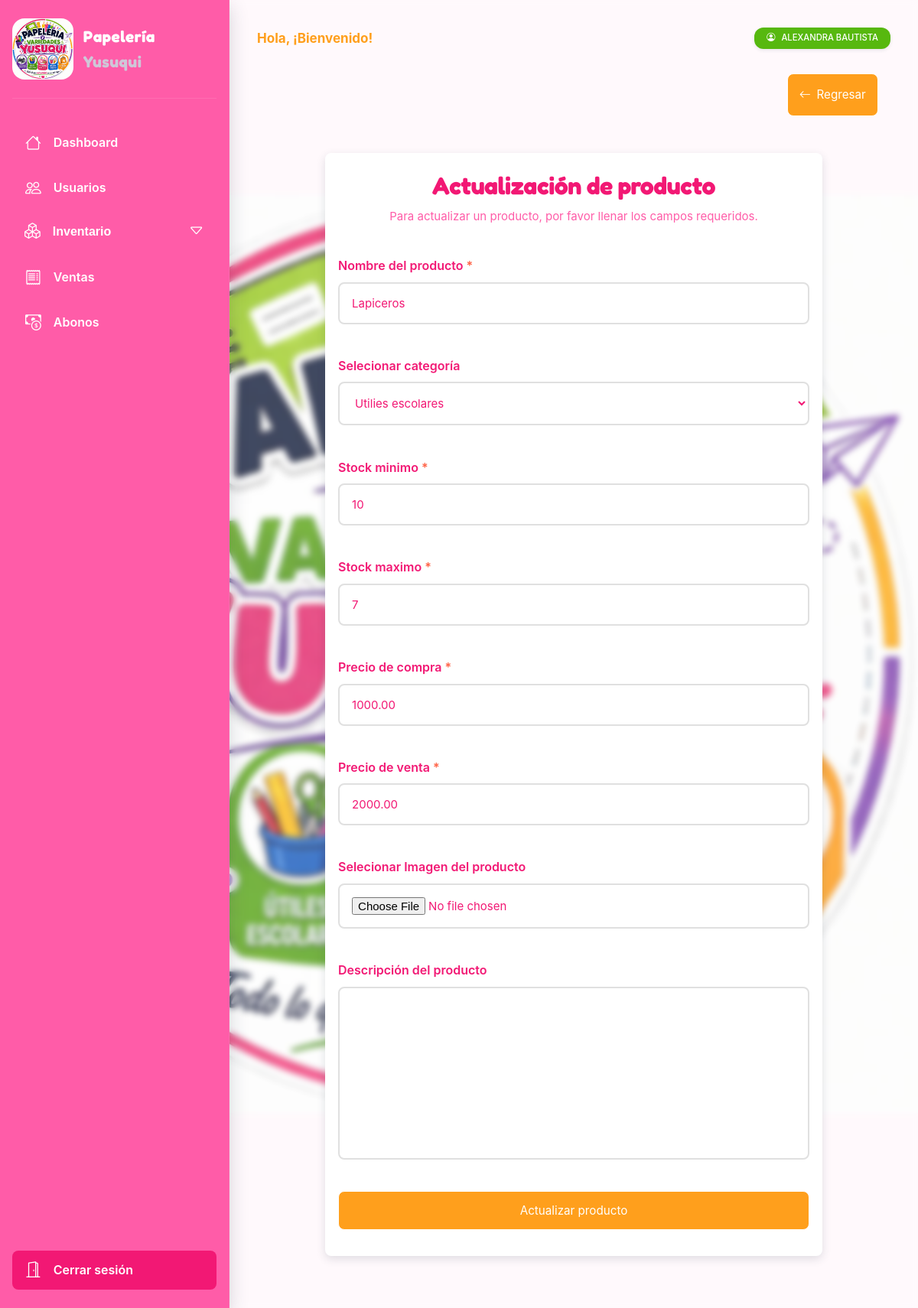
The app's page /products/update/2/ (signed in) with its own data.
### apps/accounts/models/member.py (models this page shows, shortened)
class Member(AbstractBaseUser):
    objects = BaseMemberManager()
    first_name = models.CharField(max_length=100, db_index=True)
    last_name = models.CharField(max_length=100, null=True, blank=True)
    email = models.EmailField(unique=True, db_index=True)
    phone_number = models.CharField(max_length=10, null=True, blank=True, unique=True, db_index=True)
    role = models.CharField(
        max_length=20,
        choices=RoleChoices.choices,
        default=RoleChoices.Cliente,
    )
    created_at = models.DateTimeField(auto_now_add=True)
    updated_at = models.DateTimeField(auto_now=True)
    is_staff = models.BooleanField(default=False)
    is_superuser = models.BooleanField(default=False)
    is_active = models.BooleanField(default=True)
    USERNAME_FIELD = 'email'
    REQUIRED_FIELDS = ['first_name',]
    def full_name(self):
        return f'{self.first_name} {self.last_name if self.last_name else ""}'
    class Meta:
        ordering = ('-created_at',)
        verbose_name = 'Usuario'
        verbose_name_plural = 'Usuarios'

### apps/products/models/product.py (models this page shows, shortened)
class Product(models.Model):
    category = models.ForeignKey(
        Category, on_delete=models.SET_NULL, null=True, blank=True, related_name='products'
    )
    name = models.CharField(max_length=100)
    sku = models.CharField(max_length=30, unique=True, editable=False, null=True, blank=True, db_index=True)
    description = models.TextField(blank=True, null=True)
    price = models.DecimalField(max_digits=10, decimal_places=2, default=0) # Precio compra
    price_sale = models.DecimalField(max_digits=10, decimal_places=2, default=0) # Precio venta
    stock = models.PositiveIntegerField()
    stock_min = models.PositiveIntegerField()
    image = models.ImageField(upload_to="products/", blank=True, null=True)
    is_active = models.BooleanField(default=True)
    created_at = models.DateTimeField(auto_now_add=True)
    updated_at = models.DateTimeField(auto_now=True)
    class Meta:
        ordering = ['-created_at']
        verbose_name = 'Producto'
        verbose_name_plural = 'Productos'
        constraints = [
            models.UniqueConstraint(
                fields=['category', 'name'],
                name='unique_product_name_category'
            )
        ]

### apps/products/views/product_views.py (the view, shortened to what this page needs)
# urls.py: path('update/<int:pk>/', views.ProductUpdateView.as_view(), name='update'),
@method_decorator(role_required([RoleChoices.Admin, RoleChoices.Vendedor]), name='dispatch')
class ProductUpdateView(UpdateView, LoginRequiredMixin):
    model = Product
    form_class = ProductForm
    template_name = 'products/create.html'
    success_url = reverse_lazy('core:products:list')
    slug_field = 'pk'
    slug_url_kwarg = 'pk'
    def get_context_data(self, **kwargs):
        context = super().get_context_data(**kwargs)
        context['is_updated'] = True
        return context

### apps/products/forms/product_form.py (shortened to what this page needs)
class ProductForm(forms.ModelForm):
    class Meta:
        model = Product
        fields = [
            'name',
            'category',
            'stock_min',
            'stock',
            'price',
            'price_sale',
            'image',
            'description',
        ]
        labels = {
            'name':'Nombre del producto',
            'category':'Selecionar categoría',
            'stock':'Stock maximo',
            'stock_min':'Stock minimo',
            'price':'Precio de compra',
            'price_sale':'Precio de venta',
            'description':'Descripción del producto',
            'image':'Selecionar Imagen del producto',
        }
    def __init__(self, *args, **kwargs):
        super().__init__(*args, **kwargs)
        if self.instance and self.instance.pk:
            self.fields['stock'].disabled = True

### apps/common/utils/custom_decorator.py (called while the page is built)
def role_required(roles:list):
    def decorator(func):
        def wrapper(request, *args, **kwargs):
            if not request.user.is_authenticated:
                return redirect('core:accounts:login')
            if request.user.role not in roles:
                raise PermissionDenied
            return func(request, *args, **kwargs)
        return wrapper
    return decorator

### apps/products/models/product.py (called while the page is built)
    def __str__(self):
        return self.name

### apps/products/templates/products/create.html (shortened to what this page needs)
{% extends 'index.html' %}
{% block main %}
    <div class="nav">
        <a href="{% url 'core:products:list' %}" class="button">
            <i class="bi bi-arrow-left"></i>
            <span>Regresar</span>
        </a>
    </div>
    <div class="form__container form__container-lg">
        <div class="form__header">
            <h1 class="form__title">{% if is_updated %}Actualización{% else %}Creación{% endif %} de producto</h1>
            <p class="form__subtitle">
                Para {% if is_updated %}actualizar{% else %}crear{% endif %} un producto, por favor llenar los campos requeridos.
            </p>
        </div>
        <form method="POST" enctype="multipart/form-data">
            {% include 'components/form-render.html' %}
            <div class="form__group">
                <button type="submit" class="button button--fw">
                    {% if is_updated %}Actualizar{% else %}Crear{% endif %} producto
                </button>
            </div>
        </form>
    </div>
{% endblock main %}

### templates/index.html (shortened to what this page needs)
{% load static %}
<!DOCTYPE html>
<html lang="en">
<head>
    <link rel="stylesheet" href="{% static 'css/styles.css' %}">
</head>
<body>
    <div class="page" style="background-image: url('{% static "image/brand.jpeg" %}')">
        <aside class="sidebar">
            <header class="sidebar__header">
                <img src="{% static 'image/brand.jpeg' %}" alt="brand" class="brand__img">
                <p class="sidebar__title">Papelería <span>Yusuqui</span></p>
            </header>
            <ul class="menu">
                <li class="menu__item">
                    <a class="menu__link" href="{% url 'core:dashboard:dashboard' %}">
                        <i class="bi bi-house"></i>
                        <span class="menu__title">Dashboard</span>
                    </a>
                </li>
                <li class="menu__item">
                    <a class="menu__link" href="{% url 'core:accounts:member-list' %}">
                        <i class="bi bi-people"></i>
                        <span class="menu__title">Usuarios</span>
                    </a>
                </li>
                <li class="menu__item menu__item--dropdown">
                    <button class="menu__link dropdown__toggle">
                        <i class="bi bi-boxes"></i>
                        <span class="menu__title">Inventario</span>
                        <i class="bi bi-caret-down dropdown__icon"></i>
                    </button>
                </li>
                <li class="menu__item">
                    <a class="menu__link" href="{% url 'core:orders:list' %}">
                        <i class="bi bi-receipt"></i>
                        <span class="menu__title">Ventas</span>
                    </a>
                </li>
                <li class="menu__item">
                    <a class="menu__link" href="{% url 'core:orders:sale-payments' %}">
                        <i class="bi bi-cash-coin"></i>
                        <span class="menu__title">Abonos</span>
                    </a>
                </li>
                <li class="menu__item logout">
                    <a
                            class="menu__link"
                            data-url="{% url 'core:accounts:logout' %}"
                    >
                        <i class="bi bi-door-open"></i>
                        <span class="menu__title">Cerrar sesión</span>
                    </a>
                </li>
            </ul>
        </aside>
        <main class="page__content">
            <header class="page__header">
                <p class="page__header__message"></p>
                <p
                        class="badge badge--normal"
                        title="Usuario activo"
                >
                    <i class="bi bi-person-circle"></i>
                    <span>{{ request.user.full_name }}</span>
                </p>
            </header>
            {% block main %}
            {% endblock main %}
        </main>
    </div>
</body>
</html>

### templates/components/form-render.html (shortened to what this page needs)
{% if form %}
    <div class="grid">
        {% for field in form %}
            <div class="form__group">
                <label
                        class="form__label"
                        for="{{ field.id_for_label }}"
                        data-required="{{ field.field.required }}"
                    >
                    {{ field.label }}</label>
                {{ field }}
            </div>
        {% endfor %}
    </div>
{% endif %}

### records on screen
Member: user.full_name "ALEXANDRA BAUTISTA"
Product: form "Lapiceros" "Utilies escolares" "10" "7" "1000.00" "2000.00"

### other values on screen
{{ field.label }} "Nombre del producto" "Selecionar categoría" "Stock minimo" "Stock maximo" "Precio de compra" "Precio de venta" "Selecionar Imagen del producto" "Descripción del producto"
